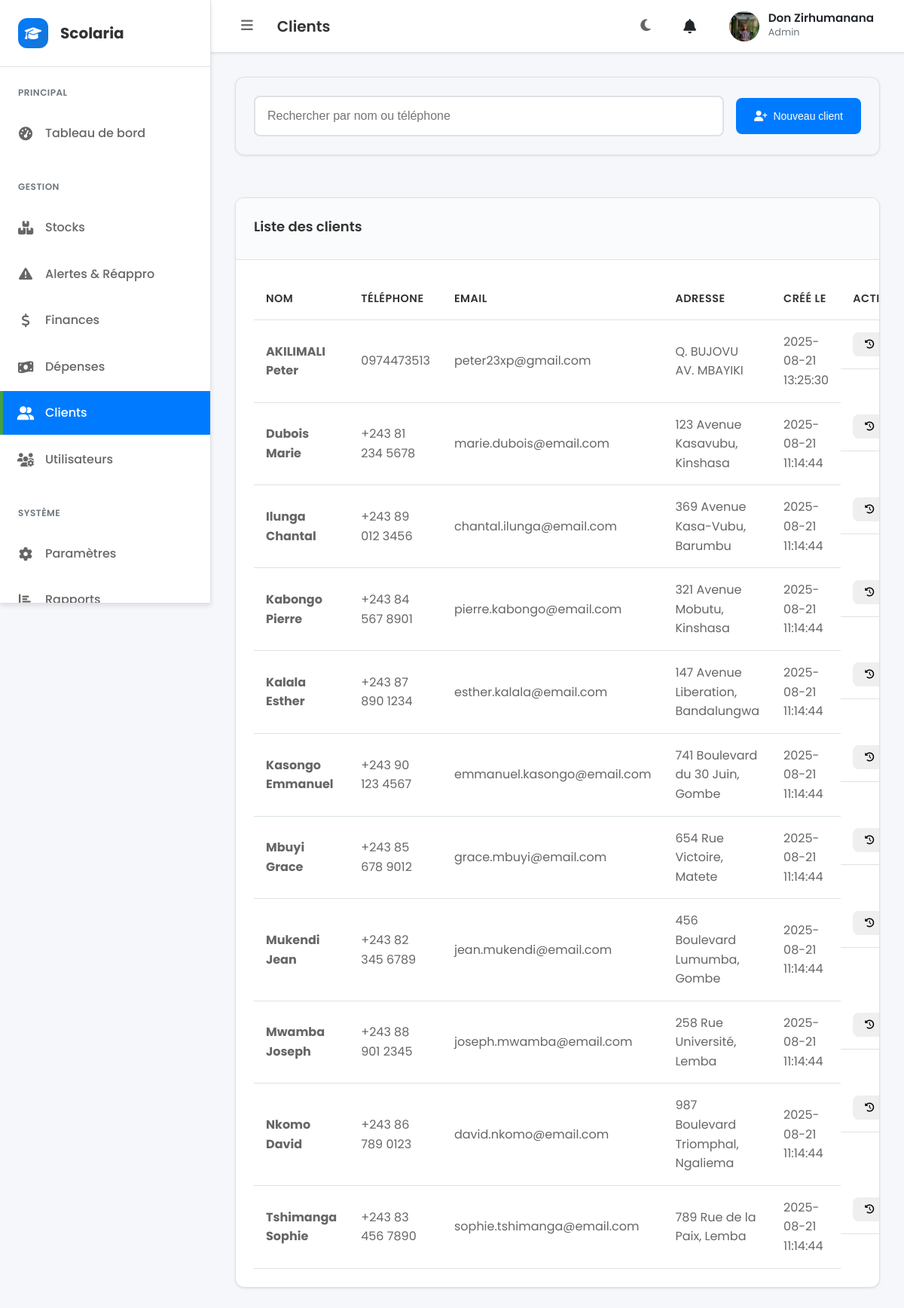
The page /clients.php (signed in) on the database its author committed.
### tables this page shows
CREATE TABLE `users` (
  `id` int(11) NOT NULL AUTO_INCREMENT,
  `username` varchar(100) NOT NULL,
  `full_name` varchar(150) DEFAULT NULL,
  `email` varchar(150) NOT NULL,
  `phone` varchar(30) DEFAULT NULL,
  `password` varchar(255) NOT NULL,
  `role` enum('admin','gestionnaire','caissier','directeur','utilisateur') NOT NULL DEFAULT 'utilisateur',
  `status` enum('actif','inactif') NOT NULL DEFAULT 'actif',
  `avatar_path` varchar(255) DEFAULT NULL,
  `created_at` timestamp NOT NULL DEFAULT current_timestamp(),
  PRIMARY KEY (`id`),
  UNIQUE KEY `username` (`username`),
  UNIQUE KEY `email` (`email`)
);

CREATE TABLE `clients` (
  `id` int(11) NOT NULL AUTO_INCREMENT,
  `first_name` varchar(100) NOT NULL,
  `last_name` varchar(100) NOT NULL,
  `phone` varchar(20) DEFAULT NULL,
  `email` varchar(150) DEFAULT NULL,
  `address` text DEFAULT NULL,
  `client_type` enum('parent','eleve','acheteur_regulier','autre') DEFAULT 'autre',
  `notes` text DEFAULT NULL,
  `created_at` timestamp NOT NULL DEFAULT current_timestamp(),
  `updated_at` timestamp NOT NULL DEFAULT current_timestamp() ON UPDATE current_timestamp(),
  PRIMARY KEY (`id`)
);

### clients.php (the view, shortened to what this page needs)
<?php
$role = (string)($_SESSION['role'] ?? '');
$canWrite = in_array($role, ['admin', 'gestionnaire'], true);
try {
	$pdo = Database::getConnection();
	$clientsStmt = $pdo->query('SELECT id, first_name, last_name, phone, email, address, created_at FROM clients ORDER BY last_name ASC, first_name ASC LIMIT 200');
	$clients = $clientsStmt->fetchAll() ?: [];
} catch (Throwable $e) {
	$clients = [];
}
$pageTitle = 'Clients';
$showSidebar = true;
$additionalCSS = ['assets/css/clients.css'];
?>
<div class="clients-page">
	<div class="clients-header">
		<div class="clients-search">
			<input type="text" id="searchInput" class="form-control" placeholder="Rechercher par nom ou téléphone">
		</div>
		<?php if ($canWrite): ?>
		<button class="btn btn-primary" onclick="openClientModal()"><i class="fas fa-user-plus"></i> Nouveau client</button>
		<?php endif; ?>
	</div>
	<div class="clients-table card">
		<div class="card-header">
			<h3 class="card-title">Liste des clients</h3>
		</div>
		<div class="card-body">
			<div class="table-responsive">
				<table id="clientsTable">
					<thead>
						<tr>
							<th>Nom</th>
							<th>Téléphone</th>
							<th>Email</th>
							<th>Adresse</th>
							<th>Créé le</th>
							<th>Actions</th>
						</tr>
					</thead>
					<tbody id="clientsBody">
						<?php foreach ($clients as $c): ?>
							<tr>
								<td><strong><?php echo htmlspecialchars($c['last_name'] . ' ' . $c['first_name']); ?></strong></td>
								<td><?php echo htmlspecialchars($c['phone'] ?? ''); ?></td>
								<td><?php echo htmlspecialchars($c['email'] ?? ''); ?></td>
								<td><?php echo htmlspecialchars($c['address'] ?? ''); ?></td>
								<td><?php echo htmlspecialchars($c['created_at']); ?></td>
								<td class="actions">
									<button class="btn btn-sm" onclick="viewHistory(<?php echo (int)$c['id']; ?>)"><i class="fas fa-history"></i></button>
								</td>
							</tr>
						<?php endforeach; ?>
					</tbody>
				</table>
			</div>
		</div>
	</div>
</div>
<?php
$content = ob_get_clean();
include __DIR__ . '/layout/base.php';
?>

### layout/base.php (shortened to what this page needs)
<?php
$pageTitle = $pageTitle ?? 'Scolaria';
$showSidebar = $showSidebar ?? true;
$bodyClass = $bodyClass ?? '';
$additionalCSS = $additionalCSS ?? [];
?>
<!DOCTYPE html>
<html lang="fr" data-theme="light">
<head>
    <link rel="stylesheet" href="assets/css/style.css">
    <link rel="stylesheet" href="assets/css/notifications.css">
    <link rel="stylesheet" href="assets/css/header-notifications.css">
    <link rel="stylesheet" href="https://cdnjs.cloudflare.com/ajax/libs/font-awesome/6.4.0/css/all.min.css">
    <?php foreach ($additionalCSS as $css): ?>
        <link rel="stylesheet" href="<?php echo htmlspecialchars($css); ?>">
    <?php endforeach; ?>
</head>
<body class="<?php echo htmlspecialchars($bodyClass); ?>">
    <div class="app-layout">
        <?php if ($showSidebar): ?>
            <aside class="sidebar" id="sidebar">
                <div class="sidebar-logo">
                    <div class="logo-icon">
                        <i class="fas fa-graduation-cap"></i>
                    </div>
                    <div class="logo-text">Scolaria</div>
                </div>
                <nav class="sidebar-nav">
                    <?php include __DIR__ . '/../partials/menu.php'; ?>
                </nav>
            </aside>
        <?php endif; ?>
        <main class="main-content">
            <header class="app-header">
                <div class="header-left">
                    <?php if ($showSidebar): ?>
                        <button class="sidebar-toggle" data-tooltip="Toggle Sidebar (Ctrl+B)">
                            <i class="fas fa-bars"></i>
                        </button>
                    <?php endif; ?>
                    <h1 class="page-title"><?php echo htmlspecialchars($pageTitle); ?></h1>
                </div>
                <div class="header-right">
                    <button class="theme-toggle" data-tooltip="Changer de thème (Ctrl+D)">
                        <i class="fas fa-moon"></i>
                    </button>
                    <button class="notifications-btn" data-tooltip="Notifications">
                        <i class="fas fa-bell"></i>
                    </button>
                    <?php include __DIR__ . '/../includes/user_header.php'; ?>
                    <div class="user-menu" data-tooltip="Menu utilisateur">
                        <div class="user-avatar">
                            <?php echo generateAvatar($userProfile); ?>
                        </div>
                        <div class="user-info">
                            <div class="user-name"><?php echo htmlspecialchars($userProfile['full_name']); ?></div>
                            <div class="user-role"><?php echo htmlspecialchars($userProfile['role']); ?></div>
                        </div>
                    </div>
                </div>
            </header>
            <div class="content-area">
                <?php
                if (isset($content)) {
                    echo $content;
                } else {
                    if (isset($contentFile) && file_exists($contentFile)) {
                        include $contentFile;
                    }
                }
                ?>
            </div>
        </main>
    </div>
</body>
</html>

### includes/user_header.php (shortened to what this page needs)
<?php
function getUserProfile($userId) {
    $pdo = Database::getConnection();
    try {
        $stmt = $pdo->prepare("
            SELECT id, username, full_name, email, phone, role, status, avatar_path, created_at
            FROM users
            WHERE id = ?
        ");
        $stmt->execute([$userId]);
        $profile = $stmt->fetch();
        if ($profile) {
            return [
                'avatar' => $profile['avatar_path'],
                'full_name' => $profile['full_name'] ?: $profile['username'],
                'email' => $profile['email'],
                'role' => $profile['role'],
                'username' => $profile['username'],
                'phone' => $profile['phone'],
                'status' => $profile['status']
            ];
        }
        return [
            'avatar' => null,
            'full_name' => $_SESSION['username'] ?? 'Utilisateur',
            'email' => $_SESSION['email'] ?? '',
            'role' => $_SESSION['role'] ?? 'Utilisateur'
        ];
    } catch (Exception $e) {
        error_log('Erreur lors de la récupération du profil: ' . $e->getMessage());
        return [
            'avatar' => null,
            'full_name' => $_SESSION['username'] ?? 'Utilisateur',
            'email' => $_SESSION['email'] ?? '',
            'role' => $_SESSION['role'] ?? 'Utilisateur'
        ];
    }
}
function generateAvatar($profile) {
    if (!empty($profile['avatar']) && file_exists($profile['avatar'])) {
        return '<img src="' . htmlspecialchars($profile['avatar']) . '" alt="Avatar" class="user-avatar-img">';
    }
    $initial = strtoupper(substr($profile['full_name'], 0, 1));
    $colors = ['#3498db', '#e74c3c', '#2ecc71', '#f39c12', '#9b59b6', '#1abc9c'];
    $color = $colors[array_rand($colors)];
    return '<div class="user-avatar-initial" style="background-color: ' . $color . '">' . $initial . '</div>';
}
$userId = $_SESSION['user_id'] ?? 0;
$userProfile = getUserProfile($userId);
?>

### assets/css/header-notifications.css (style rules this page uses)
.notifications-btn { position: relative; background: none; border: none; color: var(--text-color); font-size: 1.2rem; padding: 0.5rem; border-radius: 50%; cursor: pointer; transition: all 0.2s ease; display: flex; align-items: center; justify-content: center; width: 40px; height: 40px; }
.user-menu { display: flex; align-items: center; gap: 0.75rem; padding: 0.5rem; border-radius: 8px; cursor: pointer; transition: all 0.2s ease; position: relative; }
.user-avatar { width: 40px; height: 40px; border-radius: 50%; display: flex; align-items: center; justify-content: center; font-weight: bold; color: white; font-size: 1.1rem; overflow: hidden; position: relative; }
.user-avatar-img { width: 100%; height: 100%; object-fit: cover; border-radius: 50%; }
.user-info { display: flex; flex-direction: column; min-width: 0; }
.user-name { font-weight: 600; color: var(--text-color); font-size: 0.95rem; line-height: 1.2; white-space: nowrap; overflow: hidden; text-overflow: ellipsis; }
.user-role { font-size: 0.8rem; color: var(--text-muted); text-transform: capitalize; }
:root { --bg-color: #ffffff; --card-bg: #f8f9fa; --text-color: #212529; --text-muted: #6c757d; --border-color: #dee2e6; --border-light: #e9ecef; --hover-bg: #f1f3f4; --primary-color: #007bff; --accent-color: #3498db; --unread-bg: rgba(52, 152, 219, 0.05); }

### assets/css/clients.css (style rules this page uses)
.clients-page { display: grid; gap: var(--spacing-lg); }
.clients-header { display: flex; gap: var(--spacing-md); justify-content: space-between; align-items: center; }
.clients-search { flex: 1; }
.clients-search .form-control { width: 100%; padding: var(--spacing-md); border: 2px solid var(--border-color); border-radius: var(--radius-md); }
.clients-table .actions { display: flex; gap: 8px; }
.clients-table table { width: 100%; border-collapse: collapse; }
.clients-table th, .clients-table td { padding: 10px 12px; border-bottom: 1px solid var(--border-color); }
.clients-table th { text-align: left; color: var(--text-secondary); font-weight: 600; }
:root { --client-primary: #8B5CF6; --client-secondary: #A78BFA; --client-success: #10B981; --client-warning: #F59E0B; --client-danger: #EF4444; --client-info: #3B82F6; --client-parent: #8B5CF6; --client-student: #06B6D4; --client-regular: #10B981; --client-other: #6B7280; }
.clients-page { background: var(--bg-primary); }
.clients-header { display: flex; justify-content: space-between; align-items: center; margin-bottom: var(--spacing-xl); padding: var(--spacing-lg); background: var(--bg-primary); border-radius: var(--radius-lg); border: 1px solid var(--border-color); box-shadow: var(--shadow-sm); }
.clients-table { width: 100%; border-collapse: collapse; }
.clients-table th, .clients-table td { padding: var(--spacing-md); text-align: left; border-bottom: 1px solid var(--border-color); }
.clients-table th { background: var(--bg-secondary); font-weight: 600; color: var(--text-primary); font-size: 0.9rem; text-transform: uppercase; letter-spacing: 0.5px; }
.clients-table td { color: var(--text-secondary); }

### rows shown on the page
users: avatar_path (picture), full_name "Don Zirhumanana", role "Admin"
clients: last_name+first_name "AKILIMALI Peter", phone "0974473513", email "peter23xp@gmail.com", address "Q. BUJOVU AV. MBAYIKI", created_at "2025-08-21 13:25:30"
clients: last_name+first_name "Dubois Marie", phone "+243 81 234 5678", email "marie.dubois@email.com", address "123 Avenue Kasavubu, Kinshasa", created_at "2025-08-21 11:14:44"
clients: last_name+first_name "Ilunga Chantal", phone "+243 89 012 3456", email "chantal.ilunga@email.com", address "369 Avenue Kasa-Vubu, Barumbu", created_at "2025-08-21 11:14:44"
clients: last_name+first_name "Kabongo Pierre", phone "+243 84 567 8901", email "pierre.kabongo@email.com", address "321 Avenue Mobutu, Kinshasa", created_at "2025-08-21 11:14:44"
clients: last_name+first_name "Kalala Esther", phone "+243 87 890 1234", email "esther.kalala@email.com", address "147 Avenue Liberation, Bandalungwa", created_at "2025-08-21 11:14:44"
clients: last_name+first_name "Kasongo Emmanuel", phone "+243 90 123 4567", email "emmanuel.kasongo@email.com", address "741 Boulevard du 30 Juin, Gombe", created_at "2025-08-21 11:14:44"
clients: last_name+first_name "Mbuyi Grace", phone "+243 85 678 9012", email "grace.mbuyi@email.com", address "654 Rue Victoire, Matete", created_at "2025-08-21 11:14:44"
clients: last_name+first_name "Mukendi Jean", phone "+243 82 345 6789", email "jean.mukendi@email.com", address "456 Boulevard Lumumba, Gombe", created_at "2025-08-21 11:14:44"
clients: last_name+first_name "Mwamba Joseph", phone "+243 88 901 2345", email "joseph.mwamba@email.com", address "258 Rue Université, Lemba", created_at "2025-08-21 11:14:44"
clients: last_name+first_name "Nkomo David", phone "+243 86 789 0123", email "david.nkomo@email.com", address "987 Boulevard Triomphal, Ngaliema", created_at "2025-08-21 11:14:44"
clients: last_name+first_name "Tshimanga Sophie", phone "+243 83 456 7890", email "sophie.tshimanga@email.com", address "789 Rue de la Paix, Lemba", created_at "2025-08-21 11:14:44"

### other values the page prints
$pageTitle "Clients"
